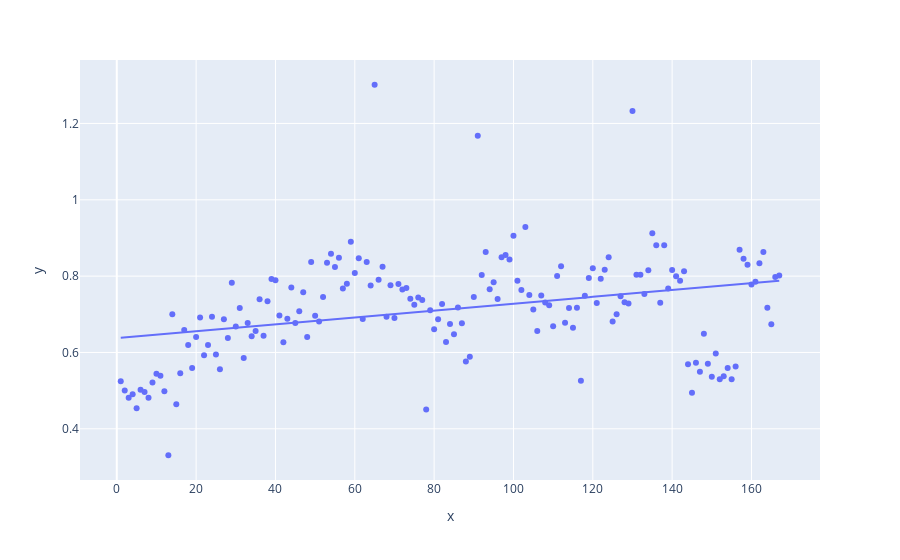

Source (notebook cell):
### Code cell
px.scatter(
    x=[(i+1) for i in range(data.loc[(data.dataset == 'real_val') & (data.metric_name == 'loss')].shape[0])],
    y=data.loc[(data.dataset == 'real_val') & (data.metric_name == 'loss')].value,
    trendline="ols",
    #trendline_options=dict(log_x=True)
)

### Figure 1 — Plotly figure (JSON) as saved in the notebook; plotly's stock layout.template omitted (floating-point values rounded to 4 significant figures; data arrays with more than 128 entries replaced by an {"elided": "..."} marker saying what was removed)
{"data": [{"hovertemplate": "x=%{x}<br>y=%{y}<extra></extra>", "legendgroup": "", "marker": {"color": "#636efa", "symbol": "circle"}, "mode": "markers", "name": "", "orientation": "v", "showlegend": false, "type": "scatter", "x": {"elided": "167 int values"}, "xaxis": "x", "y": {"elided": "167 float values"}, "yaxis": "y"}, {"hovertemplate": "<b>OLS trendline</b><br>y = 0.000899502 * x + 0.637797<br>R<sup>2</sup>=0.103734<br><br>x=%{x}<br>y=%{y} <b>(trend)</b><extra></extra>", "legendgroup": "", "marker": {"color": "#636efa", "symbol": "circle"}, "mode": "lines", "name": "", "showlegend": false, "type": "scatter", "x": {"elided": "167 int values"}, "xaxis": "x", "y": {"elided": "167 float values"}, "yaxis": "y"}], "layout": {"autosize": true, "legend": {"tracegroupgap": 0}, "margin": {"t": 60}, "xaxis": {"anchor": "y", "autorange": true, "domain": [0, 1], "range": [-8.836, 176.8], "title": {"text": "x"}, "type": "linear"}, "yaxis": {"anchor": "x", "autorange": true, "domain": [0, 1], "range": [0.2556, 1.377], "title": {"text": "y"}, "type": "linear"}}}
